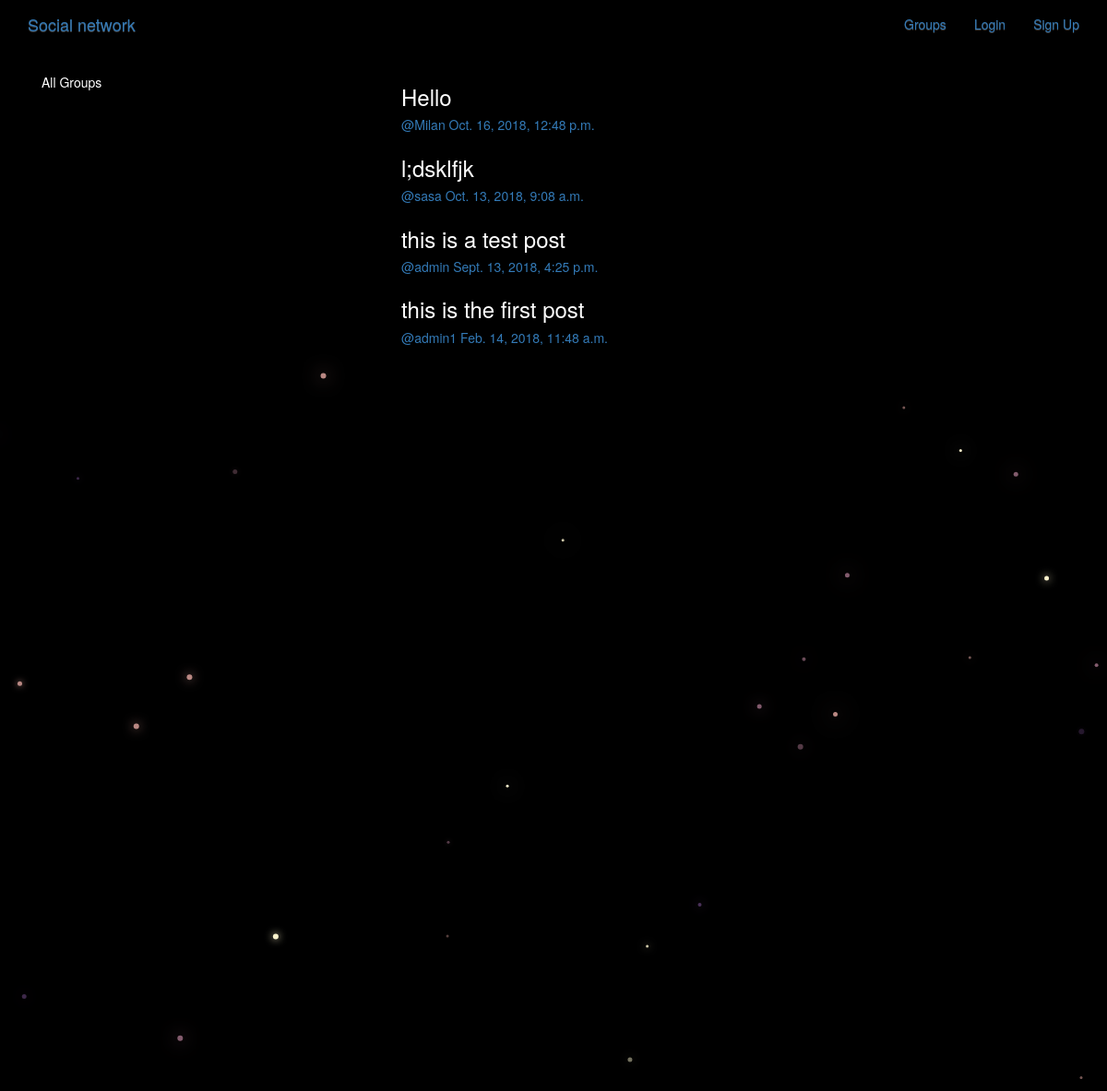
/posts/, run on the app's committed database.
### posts/models.py (models this page shows, shortened)
class Post(models.Model):
    user = models.ForeignKey(User,related_name='posts',on_delete=models.CASCADE)
    created_at = models.DateTimeField(auto_now=True)
    message = models.TextField()
    message_html = models.TextField(editable=False)
    group = models.ForeignKey(Group,related_name='posts',null=True,blank=True,on_delete=models.CASCADE)
    class Meta:
        ordering=['-created_at']
        unique_together = ['user','message']

### posts/views.py (the view)
# urls.py: path('',views.PostList.as_view(),name='all'),
class PostList(SelectRelatedMixin, generic.ListView):
    model = models.Post
    select_related = ('user', 'group')

### posts/templates/posts/post_list.html (shortened to what this page needs)
{% extends 'posts/post_base.html' %}
{% block prepost %}
<div class="col-md-4">
<div class="card card-with-shadow">
    <div class="content">
        <h5 class="title">All Groups</h5>
    </div>
</div>
</div>
{% endblock %}
{% block post_content %}
<div class="col-md-8">
{% for post in post_list  %}
{% include 'posts/_post.html' %}
{% endfor %}
</div>
{% endblock %}

### posts/templates/posts/_post.html (shortened to what this page needs)
<div class="post-media">
    <h3>{{ post.message_html|safe }}</h3>
    <div class="media-body">
        <h5 class="media-heading">
        <span class="username">
            <a href="{% url 'posts:for_user' username=post.user.username %}">@{{ post.user.username }}</a>
        </span>
        <time class="time">
            <a href="{% url 'posts:single' username=post.user.username pk=post.pk %}">{{ post.created_at }}</a>
        </time>
            </h5>
    </div>
</div>

### static/simplesocial/css/master.css (style rules this page uses)
body { margin: 0; overflow: hidden; background-color: black; color: white; }

### data on the page
Post: message_html "Hello", user.username "Milan", created_at "Oct. 16, 2018, 12:48 p.m."
Post: message_html "l;dsklfjk", user.username "sasa", created_at "Oct. 13, 2018, 9:08 a.m."
Post: message_html "this is a test post", user.username "admin", created_at "Sept. 13, 2018, 4:25 p.m."
Post: message_html "this is the first post", user.username "admin1", created_at "Feb. 14, 2018, 11:48 a.m."
